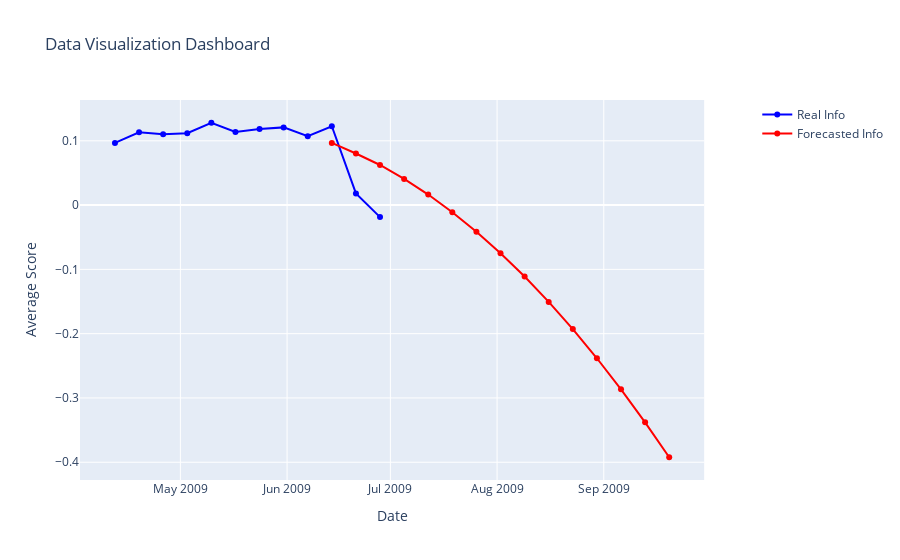

The notebook cell saved with this chart:
### Code cell
# Initially display weekly data
fig = create_dashboard(actual, forecast)
fig.show()

### Figure 1 — Plotly figure (JSON) as saved in the notebook; plotly's stock layout.template omitted (floating-point values rounded to 4 significant figures)
{"data": [{"line": {"color": "blue"}, "name": "Real Info", "type": "scatter", "x": ["2009-04-12T00:00:00", "2009-04-19T00:00:00", "2009-04-26T00:00:00", "2009-05-03T00:00:00", "2009-05-10T00:00:00", "2009-05-17T00:00:00", "2009-05-24T00:00:00", "2009-05-31T00:00:00", "2009-06-07T00:00:00", "2009-06-14T00:00:00", "2009-06-21T00:00:00", "2009-06-28T00:00:00"], "y": [0.09671, 0.1131, 0.1102, 0.1117, 0.1281, 0.1136, 0.1184, 0.1209, 0.1071, 0.1226, 0.0181, -0.0187]}, {"line": {"color": "red"}, "name": "Forecasted Info", "type": "scatter", "x": ["2009-06-14T00:00:00", "2009-06-21T00:00:00", "2009-06-28T00:00:00", "2009-07-05T00:00:00", "2009-07-12T00:00:00", "2009-07-19T00:00:00", "2009-07-26T00:00:00", "2009-08-02T00:00:00", "2009-08-09T00:00:00", "2009-08-16T00:00:00", "2009-08-23T00:00:00", "2009-08-30T00:00:00", "2009-09-06T00:00:00", "2009-09-13T00:00:00", "2009-09-20T00:00:00"], "y": [0.09674, 0.08026, 0.06234, 0.04068, 0.01639, -0.01107, -0.04143, -0.07483, -0.1112, -0.1506, -0.1929, -0.2383, -0.2866, -0.3379, -0.3922]}], "layout": {"title": {"text": "Data Visualization Dashboard"}, "xaxis": {"anchor": "y", "domain": [0, 0.94], "title": {"text": "Date"}}, "yaxis": {"anchor": "x", "domain": [0, 1], "title": {"text": "Average Score"}}, "yaxis2": {"anchor": "x", "overlaying": "y", "side": "right"}}}
